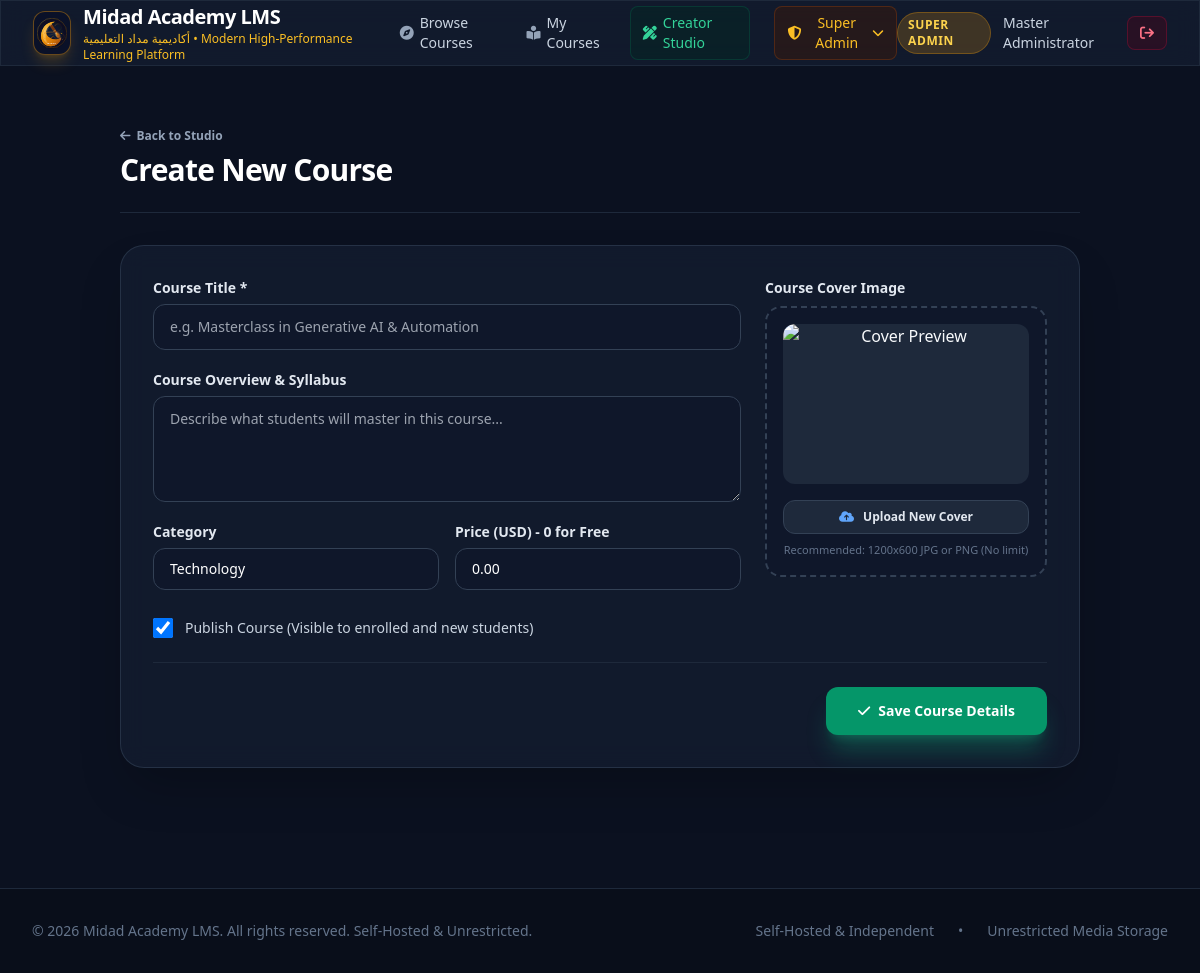
The page /studio/course/new (signed in) on the database its author committed.
### tables this page shows
CREATE TABLE settings (
        key TEXT PRIMARY KEY,
        value TEXT NOT NULL
    );

CREATE TABLE users (
        id INTEGER PRIMARY KEY AUTOINCREMENT,
        email TEXT UNIQUE NOT NULL,
        name TEXT NOT NULL,
        password_hash TEXT NOT NULL,
        role TEXT NOT NULL DEFAULT 'student',
        created_at TIMESTAMP DEFAULT CURRENT_TIMESTAMP
    );

### app.py (the view, shortened to what this page needs)
@app.route("/studio/course/new", methods=["GET", "POST"])
@instructor_required
def new_course():
    return render_template("course_editor.html", course=None)

### app.py (called while the page is built)
@app.context_processor
def inject_global_data():
    settings = db.get_settings()
    current_user = None
    if "user_id" in session:
        current_user = db.get_user_by_id(session["user_id"])
    return dict(settings=settings, current_user=current_user)

def instructor_required(f):
    @wraps(f)
    def decorated_function(*args, **kwargs):
        if "user_id" not in session:
            flash("Please sign in to access the Creator Studio.", "warning")
            return redirect(url_for("login", next=request.url))
        user = db.get_user_by_id(session["user_id"])
        if not user or user["role"] not in ["instructor", "super_admin"]:
            abort(403, description="Access Restricted: Only designated Course Creators can access the studio.")
        return f(*args, **kwargs)
    return decorated_function

### database.py (called while the page is built)
def get_db_connection():
    conn = sqlite3.connect(DB_PATH)
    conn.row_factory = sqlite3.Row
    conn.execute("PRAGMA foreign_keys = ON")
    return conn

def get_settings():
    conn = get_db_connection()
    rows = conn.execute("SELECT key, value FROM settings").fetchall()
    conn.close()
    return {row["key"]: row["value"] for row in rows}

def get_user_by_id(user_id):
    conn = get_db_connection()
    user = conn.execute("SELECT * FROM users WHERE id = ?", (user_id,)).fetchone()
    conn.close()
    return user

### templates/course_editor.html (shortened to what this page needs)
{% extends "base.html" %}
{% block content %}
<div class="max-w-5xl mx-auto px-4 sm:px-6 lg:px-8 py-10">
    <div class="flex items-center justify-between pb-6 border-b border-slate-800">
        <div>
            <a href="{{ url_for('studio') }}" class="text-xs font-semibold text-slate-400 hover:text-white mb-2 inline-flex items-center gap-1.5">
                <i class="fa-solid fa-arrow-left"></i> Back to Studio
            </a>
            <h1 class="text-2xl sm:text-3xl font-bold text-white tracking-tight">
                {% if course %}Course Editor: {{ course.title }}{% else %}Create New Course{% endif %}
            </h1>
        </div>
    </div>
    <form method="POST" enctype="multipart/form-data" class="mt-8 space-y-6 glass-card p-6 sm:p-8 rounded-3xl border border-slate-700/60 shadow-2xl">
        <div class="grid grid-cols-1 md:grid-cols-3 gap-6">
            <div class="md:col-span-2 space-y-5">
                <div>
                    <label for="title" class="block text-sm font-semibold text-slate-200">Course Title *</label>
                    <input type="text" id="title" name="title" value="{{ course.title if course else '' }}" required
                           class="mt-1.5 block w-full px-4 py-3 bg-slate-900 border border-slate-700 rounded-xl text-white text-sm focus:ring-2 focus:ring-emerald-500 focus:outline-none"
                           placeholder="e.g. Masterclass in Generative AI & Automation">
                </div>
                <div>
                    <label for="description" class="block text-sm font-semibold text-slate-200">Course Overview & Syllabus</label>
                    <textarea id="description" name="description" rows="4"
                              class="mt-1.5 block w-full px-4 py-3 bg-slate-900 border border-slate-700 rounded-xl text-white text-sm focus:ring-2 focus:ring-emerald-500 focus:outline-none"
                              placeholder="Describe what students will master in this course...">{{ course.description if course else '' }}</textarea>
                </div>
                <div class="grid grid-cols-1 sm:grid-cols-2 gap-4">
                    <div>
                        <label for="category" class="block text-sm font-semibold text-slate-200">Category</label>
                        <input type="text" id="category" name="category" value="{{ course.category if course else 'Technology' }}"
                               class="mt-1.5 block w-full px-4 py-2.5 bg-slate-900 border border-slate-700 rounded-xl text-white text-sm focus:ring-2 focus:ring-emerald-500 focus:outline-none">
                    </div>
                    <div>
                        <label for="price" class="block text-sm font-semibold text-slate-200">Price (USD) - 0 for Free</label>
                        <input type="number" step="0.01" id="price" name="price" value="{{ course.price if course else '0.00' }}"
                               class="mt-1.5 block w-full px-4 py-2.5 bg-slate-900 border border-slate-700 rounded-xl text-white text-sm focus:ring-2 focus:ring-emerald-500 focus:outline-none">
                    </div>
                </div>
                <div class="flex items-center space-x-3 pt-2">
                    <input type="checkbox" id="is_published" name="is_published" value="1"
                           {% if not course or course.is_published %}checked{% endif %}
                           class="w-5 h-5 rounded bg-slate-900 border-slate-700 text-emerald-600 focus:ring-emerald-500">
                    <label for="is_published" class="text-sm font-medium text-slate-300">
                        Publish Course (Visible to enrolled and new students)
                    </label>
                </div>
            </div>
            <div>
                <label class="block text-sm font-semibold text-slate-200 mb-2">Course Cover Image</label>
                <div class="rounded-2xl border-2 border-dashed border-slate-700 p-4 text-center bg-slate-900/60">
                    <img id="cover_preview" src="{{ course.cover_image if course else 'https://images.unsplash.com/photo-1516321318423-f06f85e504b3?w=800&auto=format&fit=crop&q=80' }}"
                         alt="Cover Preview" class="w-full h-40 object-cover rounded-xl mb-4 bg-slate-800">
                    <label class="cursor-pointer px-4 py-2 rounded-xl bg-slate-800 hover:bg-slate-700 text-xs font-semibold text-slate-200 transition border border-slate-700 block">
                        <i class="fa-solid fa-cloud-arrow-up mr-1.5 text-blue-400"></i> Upload New Cover
                    </label>
                    <p class="text-[11px] text-slate-500 mt-2">Recommended: 1200x600 JPG or PNG (No limit)</p>
                </div>
            </div>
        </div>
        <div class="pt-6 border-t border-slate-800 flex items-center justify-between">
            <button type="submit" class="px-8 py-3.5 rounded-xl bg-emerald-600 hover:bg-emerald-500 text-white font-bold text-sm shadow-xl shadow-emerald-500/30 transition flex items-center gap-2">
                <i class="fa-solid fa-check"></i> Save Course Details
            </button>
        </div>
    </form>
</div>
{% endblock %}

### templates/base.html (shortened to what this page needs)
<!DOCTYPE html>
<html lang="en">
<head>
    <script src="https://cdn.tailwindcss.com"></script>
    <link rel="stylesheet" href="https://cdnjs.cloudflare.com/ajax/libs/font-awesome/6.4.0/css/all.min.css">
</head>
<body class="min-h-screen flex flex-col antialiased">
    <header class="sticky top-0 z-50 glass-card border-b border-slate-800">
        <div class="max-w-7xl mx-auto px-4 sm:px-6 lg:px-8">
            <div class="flex items-center justify-between h-16">
                <a href="{{ url_for('index') }}" class="flex items-center space-x-3 group">
                    <div class="w-11 h-11 rounded-xl bg-[#0A1128] border border-amber-500/40 p-0.5 flex items-center justify-center shadow-lg shadow-amber-500/20 group-hover:scale-105 transition overflow-hidden">
                        <img src="{{ url_for('static', filename='images/midad_logo.svg') }}" alt="Midad Academy LMS Logo" class="w-full h-full object-contain">
                    </div>
                    <div>
                        <span class="text-xl font-bold tracking-tight text-white block">{{ settings.site_name }}</span>
                        <span class="text-xs text-amber-400 font-medium hidden sm:block">{{ settings.tagline }}</span>
                    </div>
                </a>
                <nav class="hidden md:flex items-center space-x-6">
                    <a href="{{ url_for('index') }}" class="text-sm font-medium text-slate-300 hover:text-white transition flex items-center gap-1.5">
                        <i class="fa-solid fa-compass text-slate-400"></i> Browse Courses
                    </a>
                    {% if current_user %}
                        <a href="{{ url_for('my_learning') }}" class="text-sm font-medium text-slate-300 hover:text-white transition flex items-center gap-1.5">
                            <i class="fa-solid fa-book-open-reader text-slate-400"></i> My Courses
                        </a>
                        {% if current_user.role in ['instructor', 'super_admin'] %}
                        <a href="{{ url_for('studio') }}" class="text-sm font-medium text-emerald-400 hover:text-emerald-300 transition flex items-center gap-1.5 bg-emerald-950/40 px-3 py-1.5 rounded-lg border border-emerald-800/40">
                            <i class="fa-solid fa-pen-ruler"></i> Creator Studio
                        </a>
                        {% endif %}
                        {% if current_user.role == 'super_admin' %}
                        <div class="relative group">
                            <button class="text-sm font-medium text-amber-400 hover:text-amber-300 transition flex items-center gap-1.5 bg-amber-950/40 px-3 py-1.5 rounded-lg border border-amber-800/40">
                                <i class="fa-solid fa-shield-halved"></i> Super Admin <i class="fa-solid fa-chevron-down text-xs"></i>
                            </button>
                        </div>
                        {% endif %}
                    {% endif %}
                </nav>
                <div class="flex items-center space-x-3">
                    {% if current_user %}
                        <div class="flex items-center space-x-3">
                            <span class="text-xs font-semibold px-2.5 py-1 rounded-full uppercase tracking-wider
                                {% if current_user.role == 'super_admin' %} bg-amber-500/20 text-amber-300 border border-amber-500/30
                                {% elif current_user.role == 'instructor' %} bg-emerald-500/20 text-emerald-300 border border-emerald-500/30
                                {% else %} bg-slate-700/50 text-slate-300 border border-slate-600/30 {% endif %}">
                                {{ current_user.role | replace('_', ' ') }}
                            </span>
                            <span class="text-sm font-medium text-slate-300 hidden lg:inline">{{ current_user.name }}</span>
                            <a href="{{ url_for('logout') }}" class="text-sm font-medium text-rose-400 hover:text-rose-300 transition bg-rose-950/40 px-3 py-1.5 rounded-lg border border-rose-800/40">
                                <i class="fa-solid fa-arrow-right-from-bracket"></i>
                            </a>
                        </div>
                    {% endif %}
                </div>
            </div>
        </div>
    </header>
    <main class="flex-grow">
        {% block content %}{% endblock %}
    </main>
    <footer class="mt-20 border-t border-slate-800 bg-[#090e1a] py-8">
        <div class="max-w-7xl mx-auto px-4 sm:px-6 lg:px-8 flex flex-col md:flex-row items-center justify-between text-sm text-slate-500 gap-4">
            <p>{{ settings.footer_text }}</p>
            <div class="flex items-center space-x-6">
                <span>Self-Hosted & Independent</span>
                <span>•</span>
                <span>Unrestricted Media Storage</span>
            </div>
        </div>
    </footer>
</body>
</html>

### templates/base.html (style rules this page uses)
body { background-color: #0b1120; color: #f8fafc; font-family: system-ui, -apple-system, sans-serif; }
.glass-card { background: rgba(21, 31, 50, 0.7); backdrop-filter: blur(12px); border: 1px solid rgba(255, 255, 255, 0.08); }

### rows shown on the page
settings: site_name "Midad Academy LMS"
settings: tagline "أكاديمية مداد التعليمية • Modern High-Performance Learning Platform"
users: role "SUPER ADMIN", name "Master Administrator"
settings: footer_text "© 2026 Midad Academy LMS. All rights reserved. Self-Hosted & Unrestricted."
